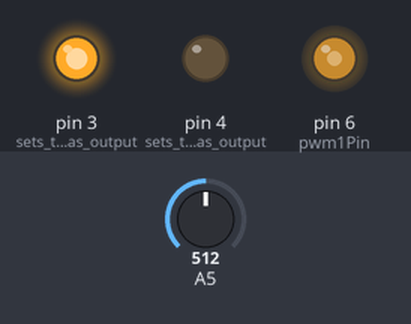
Recording of a sketch running on a simulated Arduino Uno, built with avr-gcc and run on an emulated ATmega328P. On the bench: output pins drawn as LEDs (lit = HIGH). Inputs (shaded band) come from the test bench; at power-on: A5 = 512. What the sketch prints to the serial monitor is not drawn.

Above: at 0.1 s.
Timing chart, 0 to 1.6 s (numbered marks = the images above):
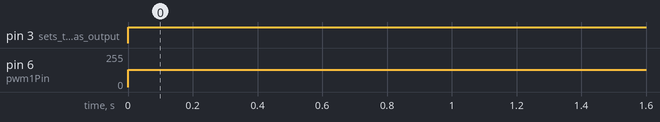

The sketch:

pwmTest.ino
```cpp
int pwm1Pin = 6;
int val = 0;
int prevVal = 0;
void setup() {
  // put your setup code here, to run once:
  pinMode(pwm1Pin, OUTPUT); // sets the pin as output
  pinMode(3, OUTPUT); // sets the pin as output
  pinMode(4, OUTPUT); // sets the pin as output
  Serial.begin(9600);
}

void loop() {
  // put your main code here, to run repeatedly:
  prevVal = val;
  //val = Serial.parseInt();
  //if(val == 0){
    //val = prevVal;
  //}
  float voltage= analogRead(A5) * (5.0 / 1023.0);
  digitalWrite(3,HIGH);
  digitalWrite(4,LOW);
  analogWrite(pwm1Pin, 130);
  Serial.println(voltage);
  delay(10);
}
```

Measured:
- by itself, pin 3 (sets_the_pin_as_output): LOW → HIGH at 0.00 s
- by itself, pin 6 (pwm1Pin): 0/255 → 130/255 at 0.00 s
